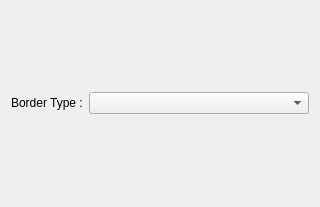
<?xml version="1.0" encoding="UTF-8"?>
<ui version="4.0">
 <class>PluginGui</class>
 <widget class="QWidget" name="PluginGui">
  <property name="geometry">
   <rect>
    <x>0</x>
    <y>0</y>
    <width>320</width>
    <height>207</height>
   </rect>
  </property>
  <property name="windowTitle">
   <string>Form</string>
  </property>
  <layout class="QGridLayout" name="gridLayout">
   <item row="0" column="0">
    <widget class="QLabel" name="borderTypeLabel">
     <property name="sizePolicy">
      <sizepolicy hsizetype="Fixed" vsizetype="Preferred">
       <horstretch>0</horstretch>
       <verstretch>0</verstretch>
      </sizepolicy>
     </property>
     <property name="text">
      <string>Border Type :</string>
     </property>
    </widget>
   </item>
   <item row="0" column="1">
    <widget class="QComboBox" name="borderTypeComboBox"/>
   </item>
  </layout>
 </widget>
 <resources/>
 <connections/>
</ui>
